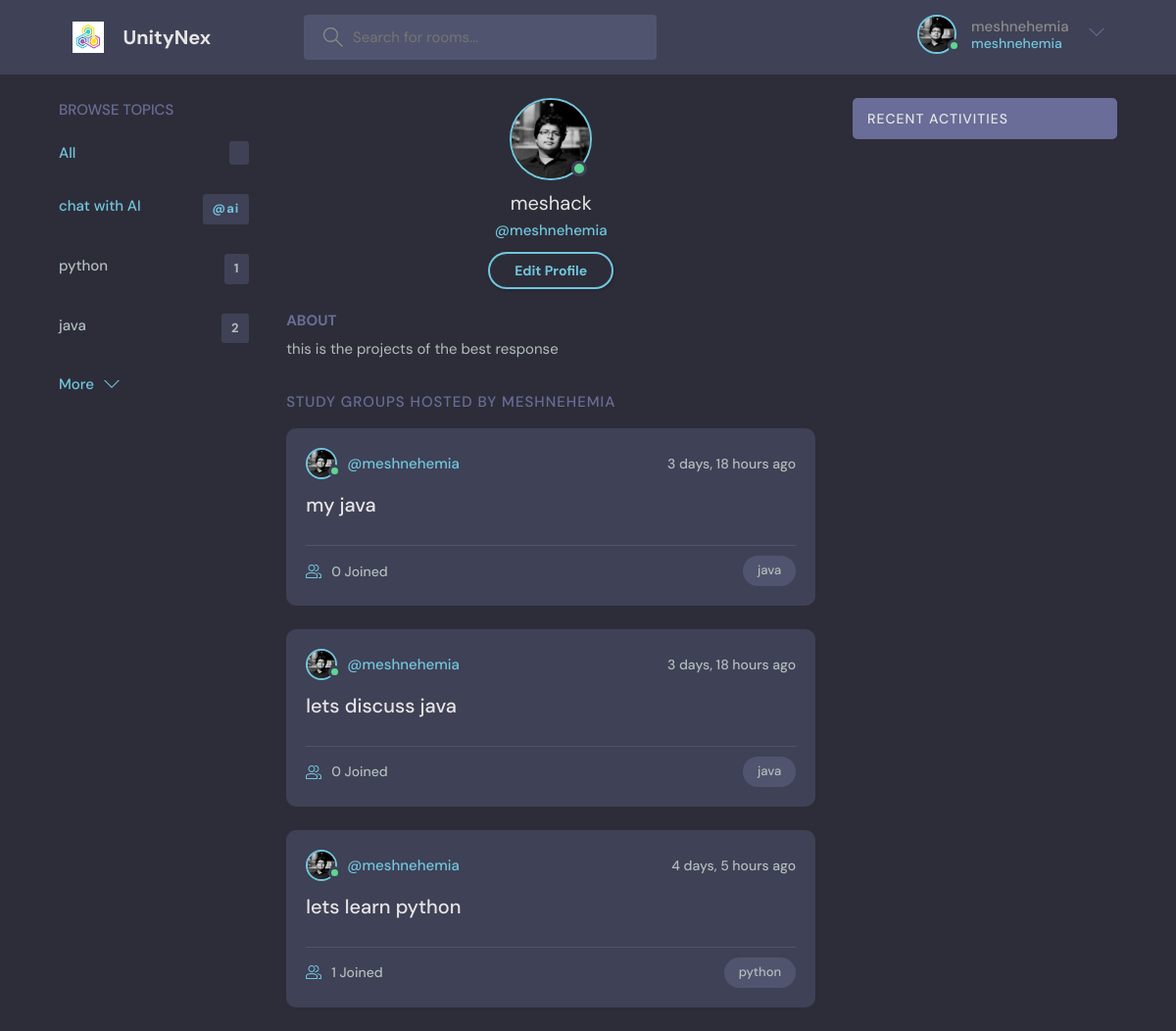
Page /profile/2/ (signed in) on the earlier database version.
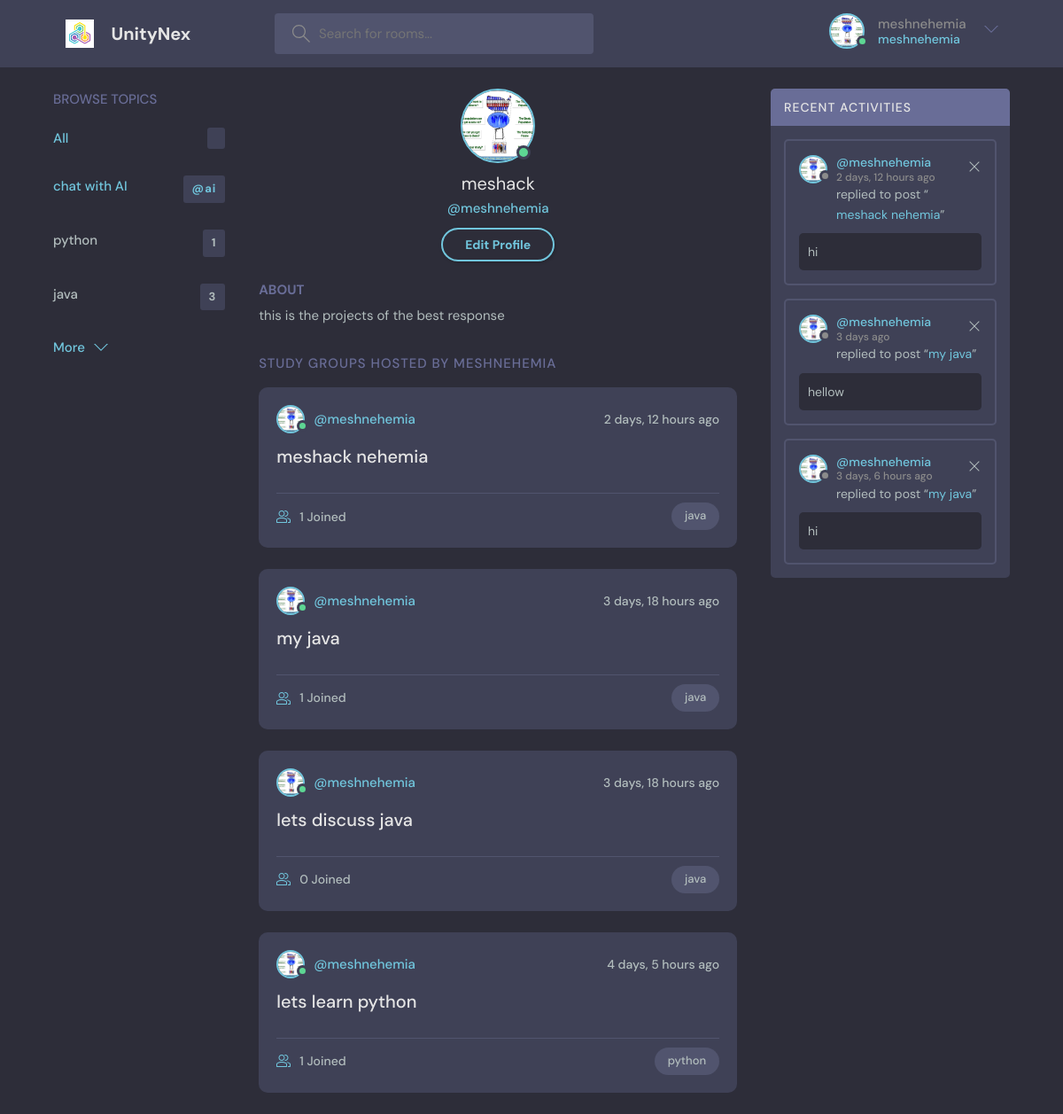
Same page on the later database version.
### socialmedia/models.py (models this page shows, shortened)
class User(AbstractUser):
    name = models.CharField(max_length=200, null=True)
    email = models.EmailField(unique=True,null =True)
    bio =models.TextField(null=True)
    avator = models.ImageField(null =True,default="avatar.svg")
    USERNAME_FIELD = 'email'
    REQUIRED_FIELDS =[]

class Topic(models.Model):
    name =models.CharField(max_length=200)

class Room(models.Model):
    host =models.ForeignKey(User,on_delete=models.SET_NULL,null=True)
    topic  =models.ForeignKey(Topic,on_delete=models.SET_NULL,null=True)
    name =models.CharField(max_length=200)
    description =models.TextField(null=True,blank=True)
    participants = models.ManyToManyField(User, related_name ='participants',blank=True)
    updated =models.DateTimeField(auto_now=True)
    created =models.DateTimeField(auto_now_add=True)
    class Meta:
        ordering =['-updated' , '-created']

class Message(models.Model):
    user = models.ForeignKey(User,on_delete=models.CASCADE)
    room = models.ForeignKey(Room,on_delete=models.CASCADE)
    body =models.TextField()
    updated =models.DateTimeField(auto_now=True)
    created =models.DateTimeField(auto_now_add=True)
    class Meta:
        ordering =['-updated' , '-created']

### socialmedia/views.py (the view)
# urls.py: path('profile/<str:pk>/', views.userProfile, name='user-profile'),
@login_required(login_url='login')
def userProfile(request, pk):
    user = User.objects.get(id=pk)
    rooms = user.room_set.all()
    room_messages = user.message_set.all()
    topics = Topic.objects.all()
    context = {'user': user, 'rooms': rooms, 'room_messages': room_messages, 'topics': topics}
    return render(request, 'socialmedia/profile.html', context)

### socialmedia/templates/socialmedia/profile.html
{% extends 'main.html' %}
{% block content %}
  <main class="profile-page layout layout--3">
    <div class="container">
      {% include 'socialmedia/topics_component.html'%}
      <div class="roomList">
        <div class="profile">
          <div class="profile__avatar">
            <div class="avatar avatar--large active">
              <img src="{{user.avator.url}}" />
            </div>
          </div>
          <div class="profile__info">
            <h3>{{user.name}}</h3>
            <p>@{{user.username}}</p>
            {% if request.user == user%}
              <a href="{% url 'update-user' %}" class="btn btn--main btn--pill">Edit Profile</a>
            {% endif %}
          </div>
          <div class="profile__about">
            <h3>About</h3>
            <p>
              {{user.bio}}
            </p>
          </div>
        </div>
        <div class="roomList__header">
          <div>
            <h2>Study Groups Hosted by {{user.username}}</a>
            </h2>
          </div>
        </div>
        {% include 'socialmedia/feed_component.html'%}
      </div>
      {% include 'socialmedia/activity_component.html'%}
    </div>
  </main>
  {% endblock content %}

### templates/main.html (shortened to what this page needs)
<!DOCTYPE html>
{%load static%}
<html lang="en">
  <head>
    <link rel="stylesheet" href="{% static 'styles/style.css'%}" />
  </head>
  <body>
        {%include 'navbar.html'%}
        {%block content %}
        {% endblock content%}
  </body>
</html>

### templates/navbar.html (shortened to what this page needs)
{% load static %}
<header class="header header--loggedIn">
    <div class="container">
        <a href="{% url 'home' %}" class="header__logo">
            <img src="{% static 'images/icons/logo.png' %}"/>
            <h1>UnityNex</h1>
        </a>
        <form class="header__search" action="{% url 'home' %}" method="get">
            <label>
                <input type="text" name="q" placeholder="Search for rooms..."/>
            </label>
        </form>
        <nav class="header__menu">
            {% if request.user.is_authenticated %}
                <div class="header__user">
                    <a href="{% url 'user-profile' request.user.id %}">
                        <div class="avatar avatar--medium active">
                            <img src="{{ request.user.avator.url }}"/>
                        </div>
                        <p>{{ request.user.username }} <span>{{ request.user.username }}</span></p>
                    </a>
                    <button class="dropdown-button">
                        <svg version="1.1" xmlns="http://www.w3.org/2000/svg" width="32" height="32"
                             viewBox="0 0 32 32">
                            <title>chevron-down</title>
                            <path d="M16 21l-13-13h-3l16 16 16-16h-3l-13 13z"></path>
                        </svg>
                    </button>
                </div>
            {% else %}
                <a href="{% url 'login' %}">
                    <img src="{% static 'images/profilesImages/avatar.svg' %}"/>
                    <p>Login</p>
                </a>
            {% endif %}
        </nav>
    </div>
</header>

### socialmedia/templates/socialmedia/topics_component.html
<div class="topics">
    <div class="topics__header">
      <h2>Browse Topics</h2>
    </div>
    <ul class="topics__list">
      <li>
        <a href="{% url 'home' %}" class="active">All <span>{{topic.count}}</span></a>
      </li>
    <li>
        <a href="{% url 'chatbot' %}" class="active">chat with AI <span>@ai</span></a>
      </li>
      {%for topic in topics %}
        <li>
            <a href="{% url 'home' %}?q={{topic.name}}">{{topic.name}} <span>{{topic.room_set.all.count}}</span></a>
        </li>
      {%endfor%}
    </ul>
    <a class="btn btn--link" href="{% url 'topics'%}">
      More
      <svg version="1.1" xmlns="http://www.w3.org/2000/svg" width="32" height="32" viewBox="0 0 32 32">
        <title>chevron-down</title>
        <path d="M16 21l-13-13h-3l16 16 16-16h-3l-13 13z"></path>
      </svg>
    </a>
</div>

### socialmedia/templates/socialmedia/feed_component.html (shortened to what this page needs)
{%for room in rooms%}
    <div class="roomListRoom">
        <div class="roomListRoom__header">
        <a href="{% url 'user-profile' room.host.id %}" class="roomListRoom__author">
            <div class="avatar avatar--small active">
            <img src="{{room.host.avator.url}}" />
            </div>
            <span>@{{room.host.username}}</span>
        </a>
        <div class="roomListRoom__actions">
            <span>{{room.created|timesince}} ago</span>
        </div>
        </div>
        <div class="roomListRoom__content">
        <a href="{% url 'room' room.id%}">{{room.name}}</a>
        </div>
        <div class="roomListRoom__meta">
        <a  href="{% url 'room' room.id%}"  class="roomListRoom__joined">
            {{ room.participants.all.count }} Joined
        </a>
        <p class="roomListRoom__topic">{{room.topic.name}}</p>
        </div>
    </div>
{%endfor%}

### socialmedia/templates/socialmedia/activity_component.html
<div class="activities">
    <div class="activities__header">
      <h2>Recent Activities</h2>
    </div>
    {% for message in room_messages%}
        <div class="activities__box">
        <div class="activities__boxHeader roomListRoom__header">
            <a href="{%url 'user-profile' message.user.id %}" class="roomListRoom__author">
            <div class="avatar avatar--small">
                <img src="{{message.user.avator.url}}" />
            </div>
            <p>
                @{{message.user.username}}
                <span>{{message.created|timesince}} ago</span>
            </p>
            </a>
            {% if request.user == message.user%}
                <div class="roomListRoom__actions">
                    <a href="{% url 'delete-message' message.id %}">
                        <svg version="1.1" xmlns="http://www.w3.org/2000/svg" width="32" height="32" viewBox="0 0 32 32">
                        <title>remove</title>
                        <path
                            d="M27.314 6.019l-1.333-1.333-9.98 9.981-9.981-9.981-1.333 1.333 9.981 9.981-9.981 9.98 1.333 1.333 9.981-9.98 9.98 9.98 1.333-1.333-9.98-9.98 9.98-9.981z"
                        ></path>
                        </svg>
                    </a>
                </div>
            {%endif%}
        </div>
        <div class="activities__boxContent">
            <p>replied to post “<a href="{% url 'room' message.room.id %}">{{message.room.name}}</a>”</p>
            <div class="activities__boxRoomContent">
                {{message.body}}
            </div>
        </div>
        </div>
    {%endfor%}
  </div>

Differences in the rows shown:
changed User "meshack": user.avator: a different picture; avator: a different picture
computed for Topic "java": room_set.all.count "2" → "3"
added Room: host.avator (picture), host.username "meshnehemia", created "2 days, 12 hours", name "meshack nehemia", participants.all.count "1", topic.name "java"
changed through a linked row, Room "my java": host.avator: a different picture; participants.all.count "0" → "1"
changed through a linked row, Room "lets discuss java": host.avator: a different picture
changed through a linked row, Room "lets learn python": host.avator: a different picture
added Message: user.avator (picture), user.username "meshnehemia", created "2 days, 12 hours", room.name "meshack nehemia", body "hi"
added Message: user.avator (picture), user.username "meshnehemia", created "3 days", room.name "my java", body "hellow"
added Message: user.avator (picture), user.username "meshnehemia", created "3 days, 6 hours", room.name "my java", body "hi"
